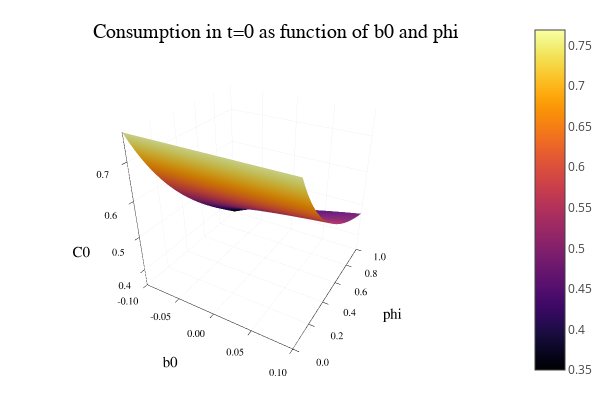

The notebook cell saved with this chart:
### Code cell
plotly()
b0 = range(-0.1, stop=0.1, length=10)

C0, N0 = timeZeroAllocation(G[1], phi, b0)

plot(b0, phi, C0, linetype=:surface,
    xlabel= "b0",
    ylabel= "phi",
    zlabel= "C0",
    title="Consumption in t=0 as function of b0 and phi")

### Figure 1 — Plotly figure (JSON) as saved in the notebook; plotly's stock layout.template omitted (floating-point values rounded to 4 significant figures; data arrays with more than 128 entries replaced by an {"elided": "..."} marker saying what was removed)
{"data": [{"colorbar": {"title": ""}, "colorscale": [[0, "rgba(0, 0, 4, 1.000)"], [0.03448, "rgba(4, 3, 20, 1.000)"], [0.06897, "rgba(13, 8, 41, 1.000)"], [0.1034, "rgba(24, 12, 60, 1.000)"], [0.1379, "rgba(38, 12, 81, 1.000)"], [0.1724, "rgba(54, 9, 97, 1.000)"], [0.2069, "rgba(69, 10, 105, 1.000)"], [0.2414, "rgba(84, 15, 109, 1.000)"], [0.2759, "rgba(97, 19, 110, 1.000)"], [0.3103, "rgba(111, 25, 110, 1.000)"], [0.3448, "rgba(125, 30, 109, 1.000)"], [0.3793, "rgba(140, 35, 105, 1.000)"], [0.4138, "rgba(154, 40, 101, 1.000)"], [0.4483, "rgba(166, 45, 96, 1.000)"], [0.4828, "rgba(180, 51, 89, 1.000)"], [0.5172, "rgba(193, 58, 80, 1.000)"], [0.5517, "rgba(206, 67, 71, 1.000)"], [0.5862, "rgba(216, 76, 62, 1.000)"], [0.6207, "rgba(226, 87, 52, 1.000)"], [0.6552, "rgba(235, 100, 41, 1.000)"], [0.6897, "rgba(241, 115, 29, 1.000)"], [0.7241, "rgba(247, 130, 18, 1.000)"], [0.7586, "rgba(250, 144, 8, 1.000)"], [0.7931, "rgba(252, 161, 8, 1.000)"], [0.8276, "rgba(252, 178, 22, 1.000)"], [0.8621, "rgba(250, 196, 42, 1.000)"], [0.8966, "rgba(246, 213, 67, 1.000)"], [0.931, "rgba(243, 229, 93, 1.000)"], [0.9655, "rgba(242, 244, 130, 1.000)"], [1, "rgba(252, 255, 164, 1.000)"]], "name": "y1", "opacity": null, "showlegend": false, "showscale": true, "type": "surface", "x": [-0.1, -0.07778, -0.05556, -0.03333, -0.01111, 0.01111, 0.03333, 0.05556, 0.07778, 0.1], "xaxis": "x1", "y": [0, 0.03448, 0.06897, 0.1034, 0.1379, 0.1724, 0.2069, 0.2414, 0.2759, 0.3103, 0.3448, 0.3793, 0.4138, 0.4483, 0.4828, 0.5172, 0.5517, 0.5862, 0.6207, 0.6552, 0.6897, 0.7241, 0.7586, 0.7931, 0.8276, 0.8621, 0.8966, 0.931, 0.9655, 1], "yaxis": "y1", "z": {"elided": "30x10 float values"}, "zmax": 0.7691, "zmin": 0.35}], "layout": {"annotations": [{"font": {"color": "rgba(0, 0, 0, 1.000)", "family": "sans-serif", "size": 20}, "rotation": 0, "showarrow": false, "text": "Consumption in t=0 as function of b0 and phi", "x": 0.535, "xanchor": "center", "xref": "paper", "y": 1, "yanchor": "top", "yref": "paper"}], "height": 400, "legend": {"bgcolor": "rgba(255, 255, 255, 1.000)", "bordercolor": "rgba(0, 0, 0, 1.000)", "font": {"color": "rgba(0, 0, 0, 1.000)", "family": "sans-serif", "size": 11}, "tracegroupgap": 0, "x": 1, "y": 1}, "margin": {"b": 20, "l": 0, "r": 0, "t": 20}, "paper_bgcolor": "rgba(255, 255, 255, 1.000)", "plot_bgcolor": "rgba(255, 255, 255, 1.000)", "scene": {"camera": {"eye": {"x": 1.126, "y": -1.95, "z": 1.3}}, "xaxis": {"anchor": "y1", "domain": [0.07647, 0.9934], "gridcolor": "rgba(0, 0, 0, 0.100)", "gridwidth": 0.5, "linecolor": "rgba(0, 0, 0, 1.000)", "mirror": false, "range": [-0.1, 0.1], "showgrid": true, "showline": true, "showticklabels": true, "tickangle": 0, "tickcolor": "rgb(0, 0, 0)", "tickfont": {"color": "rgba(0, 0, 0, 1.000)", "family": "sans-serif", "size": 11}, "tickmode": "array", "ticks": "inside", "ticktext": ["-0.10", "-0.05", "0.00", "0.05", "0.10"], "tickvals": [-0.1, -0.05, 0, 0.05, 0.1], "title": "b0", "titlefont": {"color": "rgba(0, 0, 0, 1.000)", "family": "sans-serif", "size": 15}, "type": "-", "visible": true, "zeroline": false, "zerolinecolor": "rgba(0, 0, 0, 1.000)"}, "yaxis": {"anchor": "x1", "domain": [0.07581, 0.9415], "gridcolor": "rgba(0, 0, 0, 0.100)", "gridwidth": 0.5, "linecolor": "rgba(0, 0, 0, 1.000)", "mirror": false, "range": [0, 1], "showgrid": true, "showline": true, "showticklabels": true, "tickangle": 0, "tickcolor": "rgb(0, 0, 0)", "tickfont": {"color": "rgba(0, 0, 0, 1.000)", "family": "sans-serif", "size": 11}, "tickmode": "array", "ticks": "inside", "ticktext": ["0.0", "0.2", "0.4", "0.6", "0.8", "1.0"], "tickvals": [0, 0.2, 0.4, 0.6, 0.8, 1], "title": "phi", "titlefont": {"color": "rgba(0, 0, 0, 1.000)", "family": "sans-serif", "size": 15}, "type": "-", "visible": true, "zeroline": false, "zerolinecolor": "rgba(0, 0, 0, 1.000)"}, "zaxis": {"gridcolor": "rgba(0, 0, 0, 0.100)", "gridwidth": 0.5, "linecolor": "rgba(0, 0, 0, 1.000)", "mirror": false, "range": [0.35, 0.7691], "showgrid": true, "showline": true, "showticklabels": true, "tickangle": 0, "tickcolor": "rgb(0, 0, 0)", "tickfont": {"color": "rgba(0, 0, 0, 1.000)", "family": "sans-serif", "size": 11}, "tickmode": "array", "ticks": "inside", "ticktext": ["0.4", "0.5", "0.6", "0.7"], "tickvals": [0.4, 0.5, 0.6, 0.7], "title": "C0", "titlefont": {"color": "rgba(0, 0, 0, 1.000)", "family": "sans-serif", "size": 15}, "type": "-", "visible": true, "zeroline": false, "zerolinecolor": "rgba(0, 0, 0, 1.000)"}}, "showlegend": true, "width": 600}}
